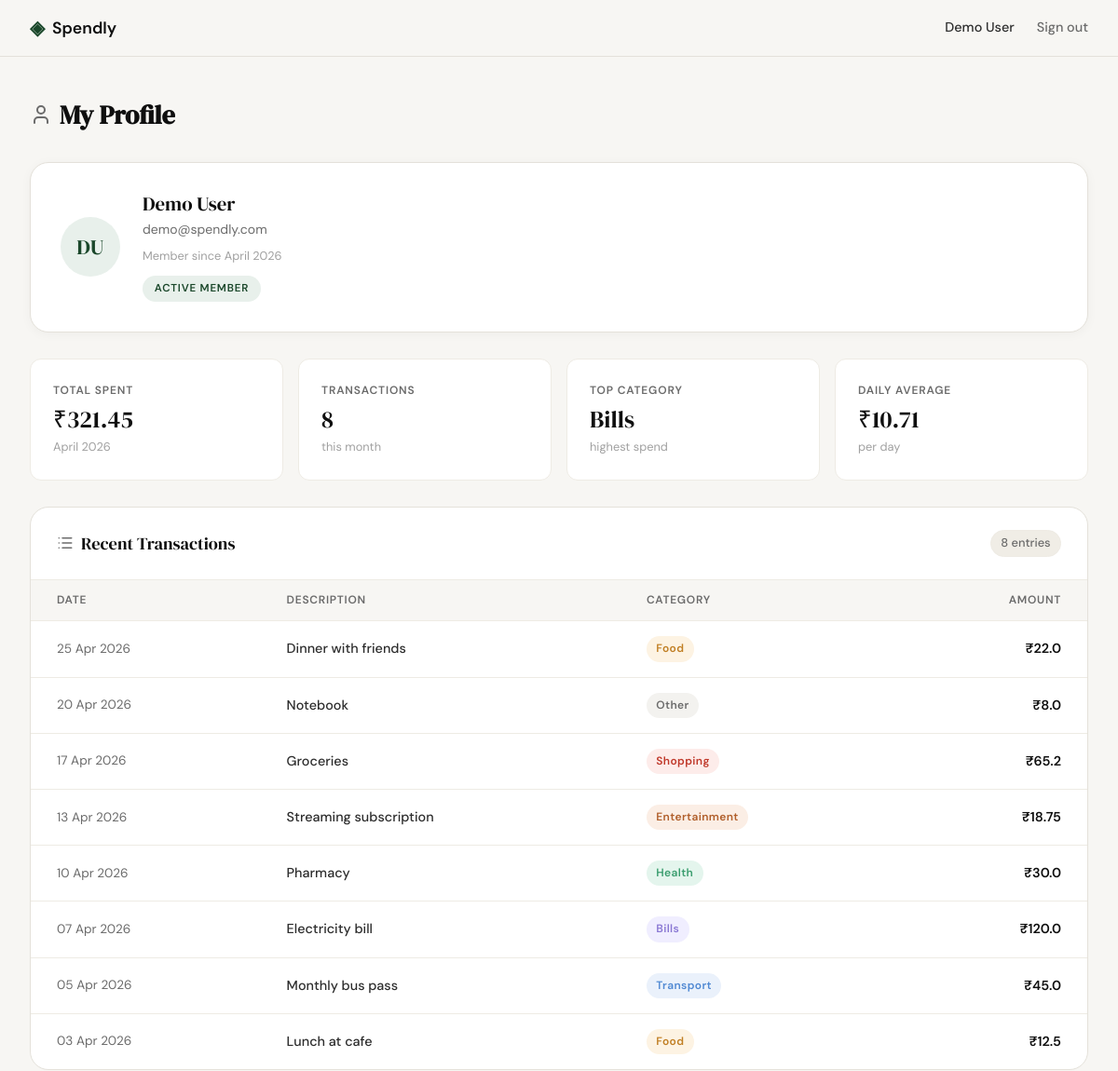
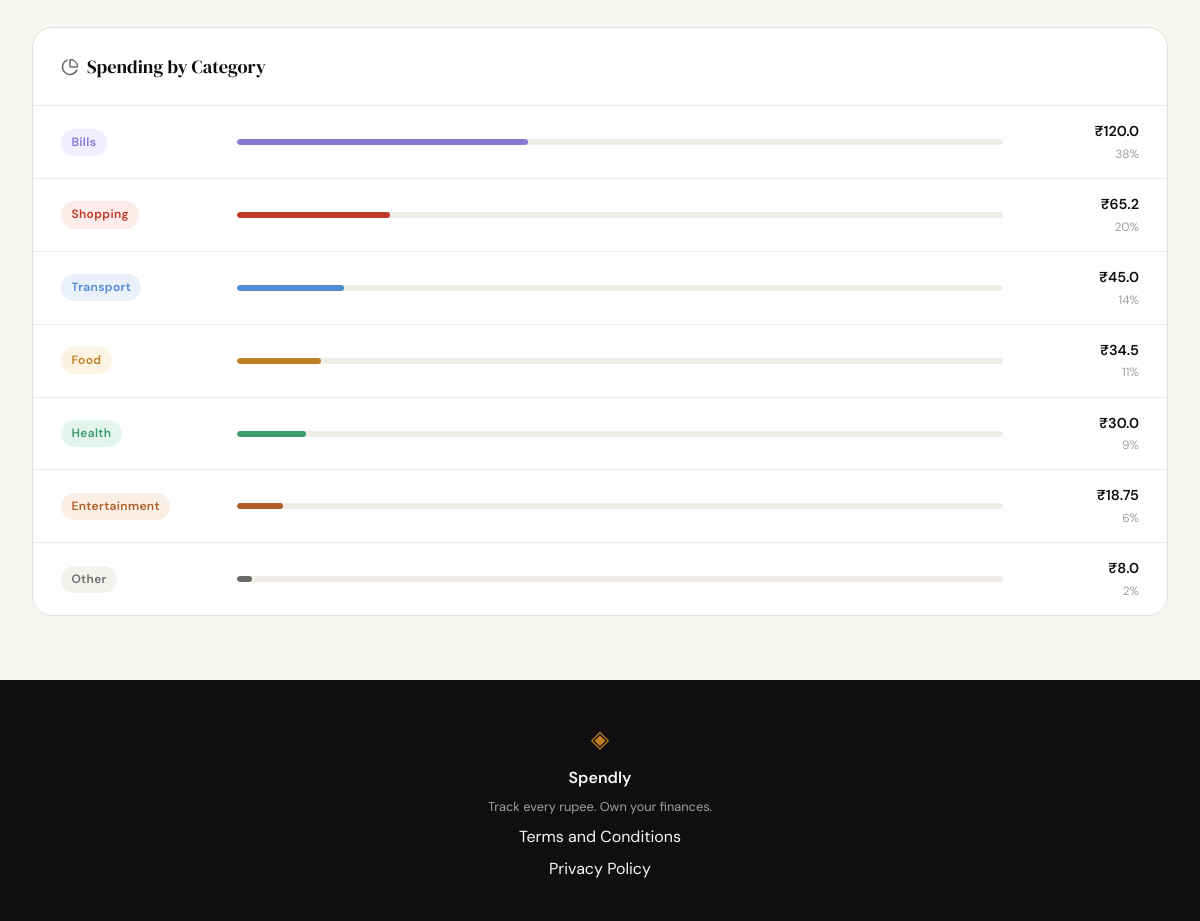
Screenshot of /profile (signed in) with the database file from the repository (2 pictures, top to bottom).
### tables this page shows
CREATE TABLE users (
            id            INTEGER PRIMARY KEY AUTOINCREMENT,
            name          TEXT NOT NULL,
            email         TEXT UNIQUE NOT NULL,
            password_hash TEXT NOT NULL,
            created_at    TEXT DEFAULT (datetime('now'))
        );

CREATE TABLE expenses (
            id          INTEGER PRIMARY KEY AUTOINCREMENT,
            user_id     INTEGER NOT NULL REFERENCES users(id),
            amount      REAL NOT NULL,
            category    TEXT NOT NULL,
            date        TEXT NOT NULL,
            description TEXT,
            created_at  TEXT DEFAULT (datetime('now'))
        );

### app.py (the view)
@app.route("/profile")
def profile():
    if not session.get("user_id"):
        return redirect(url_for("login"))
    uid     = session["user_id"]
    row     = get_user_by_id(uid)
    if row is None:
        session.clear()
        return redirect(url_for("login"))
    user = {
        "name":         row["name"],
        "email":        row["email"],
        "member_since": format_member_since(row["member_since"]),
        "initials":     initials_from_name(row["name"]),
    }
    raw_stats  = get_summary_stats(uid)
    total_spent = raw_stats["total_spent"]
    stats = {
        "total_spent":       total_spent,
        "transaction_count": raw_stats["transaction_count"],
        "top_category":      raw_stats["top_category"],
        "avg_per_day":       round(total_spent / 30, 2),
    }
    transactions = [
        {**t, "date": format_display_date(t["date"])}
        for t in get_recent_transactions(uid)
    ]
    categories = get_category_breakdown(uid)
    return render_template(
        "profile.html",
        user=user,
        stats=stats,
        transactions=transactions,
        categories=categories,
    )

### app.py (called while the page is built)
def initials_from_name(name):
    return "".join(w[0].upper() for w in name.split() if w)

def format_member_since(created_at):
    try:
        dt = datetime.strptime(created_at[:10], "%Y-%m-%d")
        return dt.strftime("%B %Y")
    except (ValueError, TypeError):
        return created_at

def format_display_date(iso_date):
    try:
        dt = datetime.strptime(iso_date, "%Y-%m-%d")
        return dt.strftime("%d %b %Y")
    except (ValueError, TypeError):
        return iso_date

### database/db.py (called while the page is built)
def get_db():
    con = sqlite3.connect(_DB_PATH)
    con.row_factory = sqlite3.Row
    con.execute("PRAGMA foreign_keys = ON")
    return con

### database/queries.py (called while the page is built)
def get_user_by_id(user_id):
    db = get_db()
    try:
        row = db.execute(
            "SELECT id, name, email, created_at FROM users WHERE id = ?",
            (user_id,)
        ).fetchone()
        if row is None:
            return None
        return {
            "name": row["name"],
            "email": row["email"],
            "member_since": row["created_at"],
        }
    finally:
        db.close()

def get_recent_transactions(user_id, limit=10):
    db = get_db()
    try:
        rows = db.execute(
            "SELECT amount, category, date, description"
            " FROM expenses"
            " WHERE user_id = ?"
            " ORDER BY date DESC"
            " LIMIT ?",
            (user_id, limit)
        ).fetchall()
        return [
            {
                "date": row["date"],
                "description": row["description"] or "",
                "category": row["category"],
                "amount": row["amount"],
            }
            for row in rows
        ]
    finally:
        db.close()

def get_summary_stats(user_id):
    db = get_db()
    row1 = db.execute(
        "SELECT COALESCE(SUM(amount), 0) AS total_spent,"
        "       COUNT(*)                  AS transaction_count"
        " FROM  expenses"
        " WHERE user_id = ?",
        (user_id,),
    ).fetchone()
    row2 = db.execute(
        "SELECT   category, SUM(amount) AS cat_total"
        " FROM    expenses"
        " WHERE   user_id = ?"
        " GROUP BY category"
        " ORDER BY cat_total DESC"
        " LIMIT   1",
        (user_id,),
    ).fetchone()
    db.close()
    return {
        "total_spent":       float(row1["total_spent"]),
        "transaction_count": int(row1["transaction_count"]),
        "top_category":      row2["category"] if row2 else "—",
    }

### templates/profile.html (shortened to what this page needs)
{% extends "base.html" %}
{% block head %}
<link rel="stylesheet" href="{{ url_for('static', filename='css/profile.css') }}">
{% endblock %}
{% block content %}
<div class="profile-page">
    <div class="profile-header">
        <h1 class="profile-header__title">
            <i data-lucide="user"></i>
            My Profile
        </h1>
    </div>
    <div class="profile-user-card">
        <div class="user-avatar">{{ user.initials }}</div>
        <div class="user-meta">
            <span class="user-name">{{ user.name }}</span>
            <span class="user-email">{{ user.email }}</span>
            <span class="user-since">Member since {{ user.member_since }}</span>
            <span class="user-badge">Active member</span>
        </div>
    </div>
    <div class="stats-row">
        <div class="stat-card">
            <span class="stat-card__label">Total Spent</span>
            <span class="stat-card__value">&#8377;{{ "{:,}".format(stats.total_spent) }}</span>
            <span class="stat-card__sub">April 2026</span>
        </div>
        <div class="stat-card">
            <span class="stat-card__label">Transactions</span>
            <span class="stat-card__value">{{ stats.transaction_count }}</span>
            <span class="stat-card__sub">this month</span>
        </div>
        <div class="stat-card">
            <span class="stat-card__label">Top Category</span>
            <span class="stat-card__value">{{ stats.top_category }}</span>
            <span class="stat-card__sub">highest spend</span>
        </div>
        <div class="stat-card">
            <span class="stat-card__label">Daily Average</span>
            <span class="stat-card__value">&#8377;{{ "{:,}".format(stats.avg_per_day) }}</span>
            <span class="stat-card__sub">per day</span>
        </div>
    </div>
    <div class="section-card">
        <div class="section-card__header">
            <h2 class="section-card__heading">
                <i data-lucide="list"></i>
                Recent Transactions
            </h2>
            <span class="section-card__count">{{ transactions | length }} entries</span>
        </div>
        <div class="tx-table-wrap">
            <table class="tx-table">
                <thead>
                    <tr>
                        <th>Date</th>
                        <th>Description</th>
                        <th>Category</th>
                        <th>Amount</th>
                    </tr>
                </thead>
                <tbody>
                    {% for t in transactions %}
                    {% set slug = t.category | lower | replace(' ', '-') %}
                    <tr>
                        <td class="tx-date">{{ t.date }}</td>
                        <td class="tx-desc">{{ t.description }}</td>
                        <td><span class="badge badge--{{ slug }}">{{ t.category }}</span></td>
                        <td class="tx-amount">&#8377;{{ "{:,}".format(t.amount) }}</td>
                    </tr>
                    {% endfor %}
                </tbody>
            </table>
        </div>
    </div>
    <div class="section-card">
        <div class="section-card__header">
            <h2 class="section-card__heading">
                <i data-lucide="pie-chart"></i>
                Spending by Category
            </h2>
        </div>
        <div class="category-list">
            {% for c in categories %}
            {% set slug = c.name | lower | replace(' ', '-') %}
            <div class="category-row">
                <div class="category-row__label">
                    <span class="badge badge--{{ slug }}">{{ c.name }}</span>
                </div>
                <div class="category-row__bar-track">
                    <div class="category-row__bar bar--{{ slug }}" data-width="{{ c.pct }}"></div>
                </div>
                <div class="category-row__meta">
                    <span class="category-row__amount">&#8377;{{ "{:,}".format(c.amount) }}</span>
                    <span class="category-row__pct">{{ c.pct }}%</span>
                </div>
            </div>
            {% endfor %}
        </div>
    </div>
</div>
{% endblock %}

### templates/base.html (shortened to what this page needs)
<!DOCTYPE html>
<html lang="en">
<head>
    <link rel="stylesheet" href="{{ url_for('static', filename='css/style.css') }}">
    {% block head %}{% endblock %}
</head>
<body>
    <nav class="navbar">
        <div class="nav-inner">
            <a href="{{ url_for('landing') }}" class="nav-brand">
                <span class="brand-icon">◈</span>
                <span class="brand-name">Spendly</span>
            </a>
            <div class="nav-links">
                {% if session.get("user_id") %}
                <span class="nav-user">{{ session.get("user_name") }}</span>
                <a href="{{ url_for('logout') }}">Sign out</a>
                {% else %}
                <a href="{{ url_for('login') }}">Sign in</a>
                <a href="{{ url_for('register') }}" class="nav-cta">Get started</a>
                {% endif %}
            </div>
        </div>
    </nav>
    <main class="main-content">
        {% block content %}{% endblock %}
    </main>
    <footer class="footer">
        <div class="footer-inner">
            <span class="brand-icon">◈</span>
            <span class="footer-name">Spendly</span>
            <p class="footer-copy">Track every rupee. Own your finances.</p>
            <a href="{{ url_for('terms') }}">Terms and Conditions</a>
            <a href="{{ url_for('privacy') }}">Privacy Policy</a>
        </div>
    </footer>
</body>
</html>

### static/css/style.css (style rules this page uses)
:root { --ink: #0f0f0f; --ink-soft: #2d2d2d; --ink-muted: #6b6b6b; --ink-faint: #a0a0a0; --paper: #f7f6f3; --paper-warm: #f0ede6; --paper-card: #ffffff; --accent: #1a472a; --accent-light: #e8f0eb; --accent-2: #c17f24; --accent-2-light: #fdf3e3; --danger: #c0392b; --danger-light: #fdecea; --border: #e4e1da; --border-soft: #eeebe4; --font-display: 'DM Serif Display', Georgia, serif; --font-body: 'DM Sans', system-ui, sans-serif; --max-width: 1200px; --auth-width: 440px; --radius-sm: 6px; --radius-md: 12px; --radius-lg: 20px; }
*, *::before, *::after { box-sizing: border-box; margin: 0; padding: 0; }
html { font-size: 16px; scroll-behavior: smooth; }
body { background: var(--paper); color: var(--ink); font-family: var(--font-body); font-size: 1rem; line-height: 1.6; -webkit-font-smoothing: antialiased; }
a { color: inherit; text-decoration: none; }
.navbar { position: sticky; top: 0; z-index: 100; background: var(--paper); border-bottom: 1px solid var(--border); padding: 0 2rem; }
.nav-inner { max-width: var(--max-width); margin: 0 auto; height: 60px; display: flex; align-items: center; justify-content: space-between; }
.nav-brand { display: flex; align-items: center; gap: 0.5rem; font-family: var(--font-body); font-weight: 600; font-size: 1.1rem; color: var(--ink); }
.brand-icon { color: var(--accent); font-size: 1.3rem; }
.brand-name { color: var(--ink); }
.nav-links { display: flex; align-items: center; gap: 1.5rem; font-size: 0.9rem; font-weight: 500; }
.nav-links a { color: var(--ink-muted); transition: color 0.2s; }
.nav-user { font-size: 0.9rem; font-weight: 500; color: var(--ink-soft); }
.main-content { min-height: calc(100vh - 60px - 100px); }
.footer { background: var(--ink); color: var(--paper); padding: 2.5rem 2rem; text-align: center; }
.footer-inner { display: flex; flex-direction: column; align-items: center; gap: 0.4rem; }
.footer .brand-icon { color: var(--accent-2); font-size: 1.5rem; }
.footer-name { font-weight: 600; font-size: 1rem; }
.footer-copy { font-size: 0.8rem; color: var(--ink-faint); }

### rows the page displays
users: get "Demo User", name "Demo User", email "demo@spendly.com"
expenses: top_category "Bills", date "07 Apr 2026", description "Electricity bill", category "Bills", amount "120.0", name "Bills", pct "38"
expenses: date "25 Apr 2026", description "Dinner with friends", category "Food", amount "22.0"
expenses: date "20 Apr 2026", description "Notebook", category "Other", amount "8.0", name "Other", pct "2"
expenses: date "17 Apr 2026", description "Groceries", category "Shopping", amount "65.2", name "Shopping", pct "20"
expenses: date "13 Apr 2026", description "Streaming subscription", category "Entertainment", amount "18.75", name "Entertainment", pct "6"
expenses: date "10 Apr 2026", description "Pharmacy", category "Health", amount "30.0", name "Health", pct "9"
expenses: date "05 Apr 2026", description "Monthly bus pass", category "Transport", amount "45.0", name "Transport", pct "14"
expenses: date "03 Apr 2026", description "Lunch at cafe", category "Food", amount "12.5"

### other values shown
{{ user.initials }} "DU"
{{ user.member_since }} "April 2026"
{{ "{:,}".format(stats.total_spent) }} "321.45"
{{ stats.transaction_count }} "8"
{{ "{:,}".format(stats.avg_per_day) }} "10.71"
{{ transactions | length }} "8"
{{ c.name }} "Food"
{{ "{:,}".format(c.amount) }} "34.5"
{{ c.pct }} "11"
